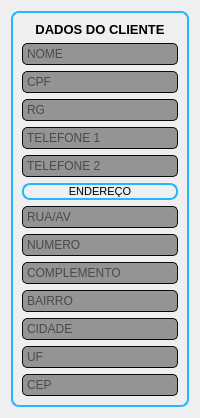
            <widget class="QFrame" name="frame_client_data_outside">
             <property name="minimumSize">
              <size>
               <width>150</width>
               <height>0</height>
              </size>
             </property>
             <property name="maximumSize">
              <size>
               <width>300</width>
               <height>16777215</height>
              </size>
             </property>
             <property name="styleSheet">
              <string notr="true">background-image: url(:/backgrounds/Images/background-blue-1715x980.jpg);
border-radius: 8px;</string>
             </property>
             <property name="frameShape">
              <enum>QFrame::StyledPanel</enum>
             </property>
             <property name="frameShadow">
              <enum>QFrame::Raised</enum>
             </property>
             <layout class="QVBoxLayout" name="verticalLayout_2">
              <item>
               <widget class="QFrame" name="frame_client_data_inside">
                <property name="minimumSize">
                 <size>
                  <width>150</width>
                  <height>50</height>
                 </size>
                </property>
                <property name="styleSheet">
                 <string notr="true">QFrame{
	border: 2px solid rgb(36, 183, 253);
	border-radius: 8px;
}</string>
                </property>
                <property name="frameShape">
                 <enum>QFrame::StyledPanel</enum>
                </property>
                <property name="frameShadow">
                 <enum>QFrame::Raised</enum>
                </property>
                <layout class="QVBoxLayout" name="verticalLayout_5">
                 <item>
                  <widget class="QLabel" name="label_clientdata">
                   <property name="minimumSize">
                    <size>
                     <width>0</width>
                     <height>0</height>
                    </size>
                   </property>
                   <property name="maximumSize">
                    <size>
                     <width>16777215</width>
                     <height>20</height>
                    </size>
                   </property>
                   <property name="font">
                    <font>
                     <family>Segoe UI</family>
                     <pointsize>10</pointsize>
                     <weight>75</weight>
                     <bold>true</bold>
                    </font>
                   </property>
                   <property name="styleSheet">
                    <string notr="true">border:no</string>
                   </property>
                   <property name="text">
                    <string>DADOS DO CLIENTE</string>
                   </property>
                   <property name="alignment">
                    <set>Qt::AlignCenter</set>
                   </property>
                  </widget>
                 </item>
                 <item>
                  <widget class="QLineEdit" name="lineEdit_name">
                   <property name="styleSheet">
                    <string notr="true">QLineEdit{
	
	background-color: rgb(148, 148, 148);
	border: 1px solid rgb(10,10,10);
	border-radius: 5px;
	padding: 2px;
}
QLineEdit:hover{
	border: 1px solid rgb(150,150,150);
}
QLineEdit:focus{
	border: 2px solid rgb(100, 100, 255);
}</string>
                   </property>
                   <property name="placeholderText">
                    <string>NOME</string>
                   </property>
                  </widget>
                 </item>
                 <item>
                  <widget class="QLineEdit" name="lineEdit_cpf">
                   <property name="styleSheet">
                    <string notr="true">QLineEdit{
	
	background-color: rgb(148, 148, 148);
	border: 1px solid rgb(10,10,10);
	border-radius: 5px;
	padding: 2px;
}
QLineEdit:hover{
	border: 1px solid rgb(150,150,150);
}
QLineEdit:focus{
	border: 2px solid rgb(100, 100, 255);
}</string>
                   </property>
                   <property name="placeholderText">
                    <string>CPF</string>
                   </property>
                  </widget>
                 </item>
                 <item>
                  <widget class="QLineEdit" name="lineEdit_rg">
                   <property name="styleSheet">
                    <string notr="true">QLineEdit{
	
	background-color: rgb(148, 148, 148);
	border: 1px solid rgb(10,10,10);
	border-radius: 5px;
	padding: 2px;
}
QLineEdit:hover{
	border: 1px solid rgb(150,150,150);
}
QLineEdit:focus{
	border: 2px solid rgb(100, 100, 255);
}</string>
                   </property>
                   <property name="placeholderText">
                    <string>RG</string>
                   </property>
                  </widget>
                 </item>
                 <item>
                  <widget class="QLineEdit" name="lineEdit_phone1">
                   <property name="styleSheet">
                    <string notr="true">QLineEdit{
	
	background-color: rgb(148, 148, 148);
	border: 1px solid rgb(10,10,10);
	border-radius: 5px;
	padding: 2px;
}
QLineEdit:hover{
	border: 1px solid rgb(150,150,150);
}
QLineEdit:focus{
	border: 2px solid rgb(100, 100, 255);
}</string>
                   </property>
                   <property name="placeholderText">
                    <string>TELEFONE 1</string>
                   </property>
                  </widget>
                 </item>
                 <item>
                  <widget class="QLineEdit" name="lineEdit_phone2">
                   <property name="styleSheet">
                    <string notr="true">QLineEdit{
	
	background-color: rgb(148, 148, 148);
	border: 1px solid rgb(10,10,10);
	border-radius: 5px;
	padding: 2px;
}
QLineEdit:hover{
	border: 1px solid rgb(150,150,150);
}
QLineEdit:focus{
	border: 2px solid rgb(100, 100, 255);
}</string>
                   </property>
                   <property name="placeholderText">
                    <string>TELEFONE 2</string>
                   </property>
                  </widget>
                 </item>
                 <item>
                  <widget class="QLabel" name="label_adress">
                   <property name="minimumSize">
                    <size>
                     <width>0</width>
                     <height>0</height>
                    </size>
                   </property>
                   <property name="maximumSize">
                    <size>
                     <width>16777215</width>
                     <height>20</height>
                    </size>
                   </property>
                   <property name="font">
                    <font>
                     <family>Segoe UI</family>
                     <pointsize>8</pointsize>
                     <weight>50</weight>
                     <bold>false</bold>
                    </font>
                   </property>
                   <property name="styleSheet">
                    <string notr="true">border-color: rgb(36, 183, 253);</string>
                   </property>
                   <property name="text">
                    <string>ENDEREÇO</string>
                   </property>
                   <property name="alignment">
                    <set>Qt::AlignCenter</set>
                   </property>
                  </widget>
                 </item>
                 <item>
                  <widget class="QLineEdit" name="lineEdit_street">
                   <property name="styleSheet">
                    <string notr="true">QLineEdit{
	
	background-color: rgb(148, 148, 148);
	border: 1px solid rgb(10,10,10);
	border-radius: 5px;
	padding: 2px;
}
QLineEdit:hover{
	border: 1px solid rgb(150,150,150);
}
QLineEdit:focus{
	border: 2px solid rgb(100, 100, 255);
}</string>
                   </property>
                   <property name="placeholderText">
                    <string>RUA/AV</string>
                   </property>
                  </widget>
                 </item>
                 <item>
                  <widget class="QLineEdit" name="lineEdit_number">
                   <property name="styleSheet">
                    <string notr="true">QLineEdit{
	
	background-color: rgb(148, 148, 148);
	border: 1px solid rgb(10,10,10);
	border-radius: 5px;
	padding: 2px;
}
QLineEdit:hover{
	border: 1px solid rgb(150,150,150);
}
QLineEdit:focus{
	border: 2px solid rgb(100, 100, 255);
}</string>
                   </property>
                   <property name="placeholderText">
                    <string>NUMERO</string>
                   </property>
                  </widget>
                 </item>
                 <item>
                  <widget class="QLineEdit" name="lineEdit_comp">
                   <property name="styleSheet">
                    <string notr="true">QLineEdit{
	
	background-color: rgb(148, 148, 148);
	border: 1px solid rgb(10,10,10);
	border-radius: 5px;
	padding: 2px;
}
QLineEdit:hover{
	border: 1px solid rgb(150,150,150);
}
QLineEdit:focus{
	border: 2px solid rgb(100, 100, 255);
}</string>
                   </property>
                   <property name="placeholderText">
                    <string>COMPLEMENTO</string>
                   </property>
                  </widget>
                 </item>
                 <item>
                  <widget class="QLineEdit" name="lineEdit_neghbordhood">
                   <property name="styleSheet">
                    <string notr="true">QLineEdit{
	
	background-color: rgb(148, 148, 148);
	border: 1px solid rgb(10,10,10);
	border-radius: 5px;
	padding: 2px;
}
QLineEdit:hover{
	border: 1px solid rgb(150,150,150);
}
QLineEdit:focus{
	border: 2px solid rgb(100, 100, 255);
}</string>
                   </property>
                   <property name="placeholderText">
                    <string>BAIRRO</string>
                   </property>
                  </widget>
                 </item>
                 <item>
                  <widget class="QLineEdit" name="lineEdit_city">
                   <property name="styleSheet">
                    <string notr="true">QLineEdit{
	
	background-color: rgb(148, 148, 148);
	border: 1px solid rgb(10,10,10);
	border-radius: 5px;
	padding: 2px;
}
QLineEdit:hover{
	border: 1px solid rgb(150,150,150);
}
QLineEdit:focus{
	border: 2px solid rgb(100, 100, 255);
}</string>
                   </property>
                   <property name="placeholderText">
                    <string>CIDADE</string>
                   </property>
                  </widget>
                 </item>
                 <item>
                  <widget class="QLineEdit" name="lineEdit_uf">
                   <property name="styleSheet">
                    <string notr="true">QLineEdit{
	
	background-color: rgb(148, 148, 148);
	border: 1px solid rgb(10,10,10);
	border-radius: 5px;
	padding: 2px;
}
QLineEdit:hover{
	border: 1px solid rgb(150,150,150);
}
QLineEdit:focus{
	border: 2px solid rgb(100, 100, 255);
}</string>
                   </property>
                   <property name="placeholderText">
                    <string>UF</string>
                   </property>
                  </widget>
                 </item>
                 <item>
                  <widget class="QLineEdit" name="lineEdit_cep">
                   <property name="styleSheet">
                    <string notr="true">QLineEdit{
	
	background-color: rgb(148, 148, 148);
	border: 1px solid rgb(10,10,10);
	border-radius: 5px;
	padding: 2px;
}
QLineEdit:hover{
	border: 1px solid rgb(150,150,150);
}
QLineEdit:focus{
	border: 2px solid rgb(100, 100, 255);
}</string>
                   </property>
                   <property name="placeholderText">
                    <string>CEP</string>
                   </property>
                  </widget>
                 </item>
                </layout>
               </widget>
              </item>
             </layout>
            </widget>
